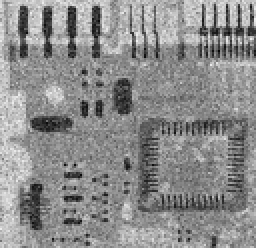
%> input picture CS390s/standard_test_images/standard_test_images/circuit2.jpg, 128 x 124 px, shrunk from 455 x 440 before the run (shown 2 times larger)
$ octave Ch3_mymedian.m   (GNU Octave 9; MATLAB toolbox functions it lacks are replaced by stand-ins)
%> lines starting %> are read from the running program, lines starting %| are printed output that depends on the picture
%For median
clear all;
close all;

im = imread('./standard_test_images/standard_test_images/circuit2.jpg');
%> im is the input picture: size 124x128 uint8; min 6, max 242, mean 140.1
im = double(im);
%> im: size 124x128 double
im3=im;
im4=im;
figure,
imagesc(im);
colormap(gray(256));
axis image;
axis off;

L = [1 1  1
     1 1 1
     1 1  1]/9;

for i=2:size(im,1)-1
    for j=2:size(im,2)-1
tp=im(i-1:i+1,j-1:j+1);
im3(i,j)=median(tp(:));
    end
end
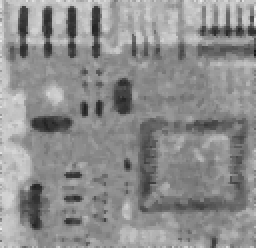
%> im3: size 124x128 double (shown 2 times larger); min 23, max 238, mean 141.2
% im2 = filter2(L,im,'same');
im2 = imfilter(im,L,'same');
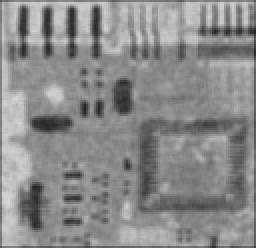
%> im2: size 124x128 double (shown 2 times larger); min 34.89, max 215.1, mean 138.3
% [11 lines of commented-out code are left out]
figure,
imagesc(abs(im3));
colormap(gray(256));
title('median');
axis image;
axis off;

im4=im;

for i=2:size(im,1)-1
    for j=2:size(im,2)-1
tp=im3(i-1:i+1,j-1:j+1);
im4(i,j)=median(tp(:));
    end
end
figure,
imagesc(abs(im4));
colormap(gray(256));
title('median x 2');
axis image;
axis off;
imwrite(im,out_impath);
imwrite(im3,out_impath);
imwrite(im4,out_impath);

$ run again, with CS390s/standard_test_images/standard_test_images/0.jpg copied over CS390s/standard_test_images/standard_test_images/circuit2.jpg
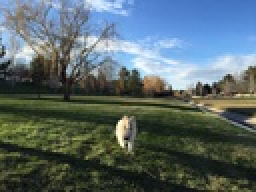
%> input picture CS390s/standard_test_images/standard_test_images/0.jpg, 128 x 96 px, shrunk from 1280 x 960 before the run (shown 2 times larger)
%> im is the input picture: size 96x128x3 uint8; mean R, G, B 88.7, 104, 106.7
%> im: size 96x128x3 double
%> `axis off;`:
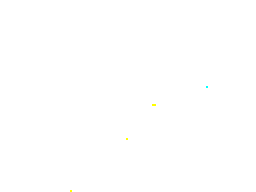
%> displayed picture: size 96x128x3, on the screen's scale of 0 to 255 (shown 2 times larger); mean R, G, B 255, 255, 254.9
%> `im2 = imfilter(im,L,'same');`:
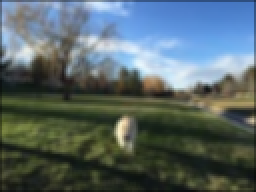
%> im2: size 96x128x3 double (shown 2 times larger); mean R, G, B 87.7, 102.8, 105.4
